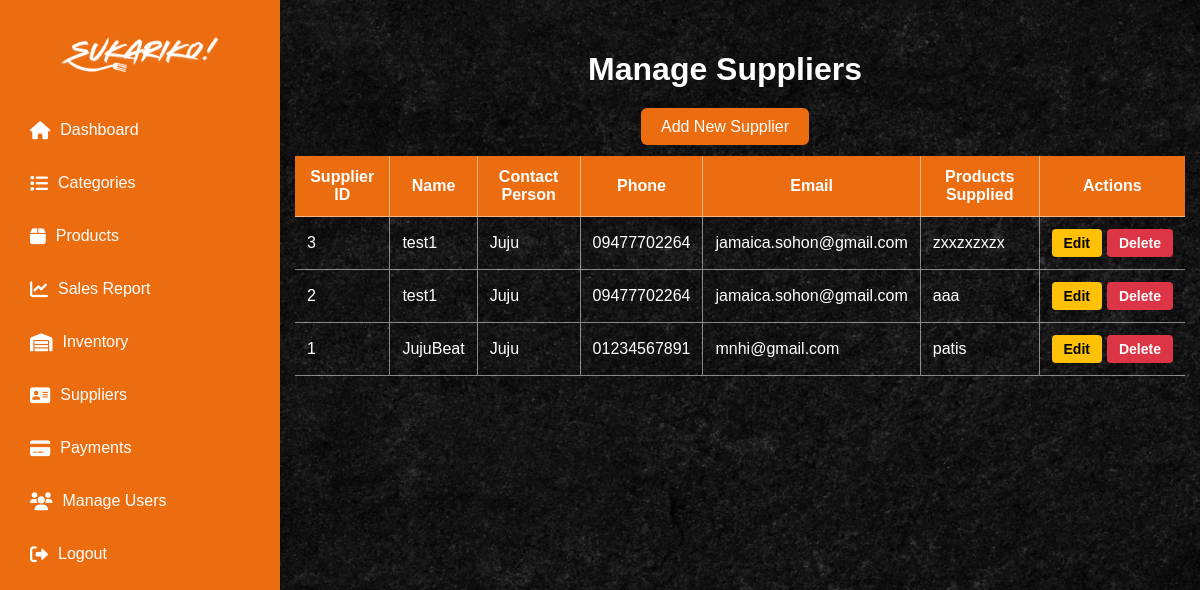
The app's page /Super_Admin/suppliers.php (signed in) with its own data.
### tables this page shows
CREATE TABLE `suppliers` (
  `id` int(11) NOT NULL,
  `name` varchar(255) NOT NULL,
  `contact_person` varchar(255) NOT NULL,
  `phone` varchar(20) NOT NULL,
  `email` varchar(255) NOT NULL,
  `products_supplied` text DEFAULT NULL,
  `status` enum('active','inactive') NOT NULL,
  `created_at` timestamp NOT NULL DEFAULT current_timestamp()
);

### Super_Admin/suppliers.php (the view, shortened to what this page needs)
<?php
require __DIR__ . '/../db.php';
try {
    $suppliersQuery = $pdo->query("SELECT id, name, contact_person, phone, email, products_supplied, status, created_at FROM suppliers ORDER BY created_at DESC");
    $suppliers = $suppliersQuery->fetchAll(PDO::FETCH_ASSOC);
} catch (PDOException $e) {
    die("Database error: " . $e->getMessage());
}
?>
<!DOCTYPE html>
<html lang="en">
<head>
    <link rel="stylesheet" href="https://cdnjs.cloudflare.com/ajax/libs/font-awesome/6.0.0/css/all.min.css">
</head>
<body>
    <div class="sidebar">
        <h2>
            <img src="../imgmain/logo1.png" alt="image">
        </h2>
        <ul>
            <li><a href="super_admin_dashboard.php" class="active"><i class="fas fa-home"></i> Dashboard</a></li>
            <li><a href="categories.php"><i class="fas fa-list"></i> Categories</a></li>
            <li><a href="products.php"><i class="fas fa-box"></i> Products</a></li>
            <li><a href="sales_report.php"><i class="fas fa-chart-line"></i> Sales Report</a></li>
            <li><a href="view_inventory.php"><i class="fas fa-warehouse"></i> Inventory</a></li>
            <li><a href="suppliers.php"><i class="fas fa-address-card"></i> Suppliers</a></li>
            <li><a href="payments.php"><i class="fas fa-credit-card"></i> Payments</a></li>
            <li><a href="users.php"><i class="fas fa-users"></i> Manage Users</a></li>
            <li><a href="/POS/logout.php"><i class="fas fa-sign-out-alt"></i> Logout</a></li>
        </ul>
    </div>
    <div class="container">
        <h1>Manage Suppliers</h1>
        <div style="text-align: center; margin-bottom: 20px;">
            <a href="add_supplier.php" class="add-supplier">Add New Supplier</a>
        </div>
        <table>
            <thead>
                <tr>
                    <th>Supplier ID</th>
                    <th>Name</th>
                    <th>Contact Person</th>
                    <th>Phone</th>
                    <th>Email</th>
                    <th>Products Supplied</th>
                    <th>Actions</th>
                </tr>
            </thead>
            <tbody>
                <?php foreach ($suppliers as $supplier): ?>
                    <tr>
                        <td><?= htmlspecialchars($supplier['id']); ?></td>
                        <td><?= htmlspecialchars($supplier['name']); ?></td>
                        <td><?= htmlspecialchars($supplier['contact_person']); ?></td>
                        <td><?= htmlspecialchars($supplier['phone']); ?></td>
                        <td><?= htmlspecialchars($supplier['email']); ?></td>
                        <td><?= htmlspecialchars($supplier['products_supplied']); ?></td>
                        <td class="action-buttons" style="align-items: center;">
                            <a href="edit_supplier.php?id=<?= $supplier['id']; ?>" class="btn edit-btn">Edit</a>
                            <a href="delete_supplier.php?id=<?= $supplier['id']; ?>" class="btn delete-btn" onclick="return confirm('Are you sure you want to delete this supplier?');">Delete</a>
                        </td>
                    </tr>
                <?php endforeach; ?>
            </tbody>
        </table>
    </div>
</body>
</html>

### Super_Admin/suppliers.php (style rules this page uses)
body { font-family: Arial, sans-serif; margin: 0; padding: 0; background: url('../indexpic/preview.jpg') no-repeat center center fixed; background-size: cover; display: flex; min-height: 100vh; flex-direction: column; }
.sidebar { width: 250px; height: 100vh; background-color: #EC6D10; padding: 15px; position: fixed; top: 0; left: 0; color: white; box-shadow: 2px 0 5px rgba(0, 0, 0, 0.1); }
.sidebar h2 { text-align: center; margin-bottom: 30px; }
.sidebar h2 img { height: 40px; width: auto; }
.sidebar ul { list-style: none; padding: 0; margin: 0; }
.sidebar ul li { margin-bottom: 15px; }
.sidebar ul li a { color: white; text-decoration: none; font-size: 16px; display: flex; align-items: center; padding: 10px 15px; border-radius: 5px; transition: all 0.3s ease; }
.sidebar ul li a i { margin-right: 10px; font-size: 18px; }
.container { flex: 1; margin-left: 250px; padding: 30px; min-height: 100vh; }
h1 { color: white; margin-bottom: 30px; text-align: center; }
.btn { padding: 10px 20px; background: #EC6D10; color: white; text-decoration: none; border-radius: 6px; transition: background 0.3s, transform 0.2s; font-weight: bold; border: none; cursor: pointer; }
.add-supplier { padding: 10px 20px; border-radius: 6px; background-color: #EC6D10; transition: background 0.3s, transform 0.2s; color: white; border: none; cursor: pointer; text-align: center; text-decoration: none; }
table { width: 100%; border-collapse: separate; border-spacing: 0; margin-top: 20px; margin-left: 15px; background-color: transparent; }
thead th { background-color: #EC6D10; color: white; font-weight: bold; padding: 12px; text-align: center; border-right: 1px solid rgba(255, 255, 255, 0.5); border-bottom: 1px solid rgba(255, 255, 255, 0.5); }
thead th:last-child { border-right: none; }
table tbody tr { transition: background-color 0.3s ease; }
table td { padding: 12px; color: white; border-right: 1px solid rgba(255, 255, 255, 0.5); border-bottom: 1px solid rgba(255, 255, 255, 0.5); }
table td:last-child { border-right: none; }
.action-buttons { display: flex; gap: 5px; }
.edit-btn, .delete-btn { padding: 6px 12px; border-radius: 4px; text-decoration: none; font-size: 14px; transition: all 0.3s ease; }
.edit-btn { background-color: #ffc107; color: #000; }
.delete-btn { background-color: #dc3545; color: white; }

### records on screen
suppliers: id "3", name "test1", contact_person "Juju", phone "09477702264", email "jamaica.sohon@gmail.com", products_supplied "zxxzxzxzx"
suppliers: id "2", name "test1", contact_person "Juju", phone "09477702264", email "jamaica.sohon@gmail.com", products_supplied "aaa"
suppliers: id "1", name "JujuBeat", contact_person "Juju", phone "01234567891", email "mnhi@gmail.com", products_supplied "patis"
